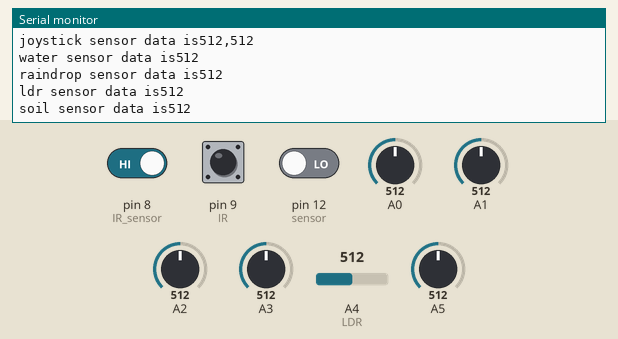
Recording of a sketch running on a simulated Arduino Uno, built with avr-gcc and run on an emulated ATmega328P. On the bench: the last lines printed to the serial monitor. The inputs (shaded band) are chosen by the test bench; at power-on: A4 (LDR) = 512, pin 8 (IR_sensor) HIGH, pin 9 (IR) HIGH, pin 12 (sensor) LOW, A0 = 512, A1 = 512, A2 = 512, A3 = 512, A5 = 512.

Above: at 8.3 s.
8.4 s: A4 (LDR) set to 107
At 10.1 s:
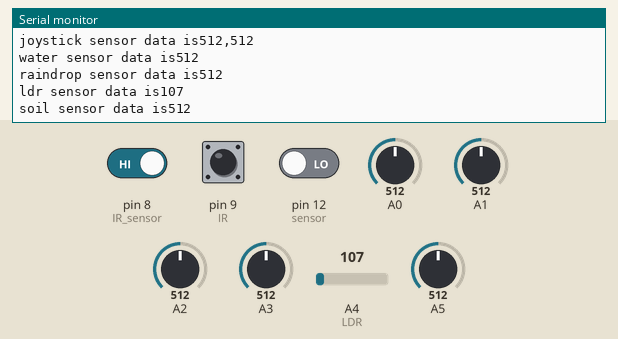
12.8 s: A4 (LDR) set to 91
At 14.8 s:
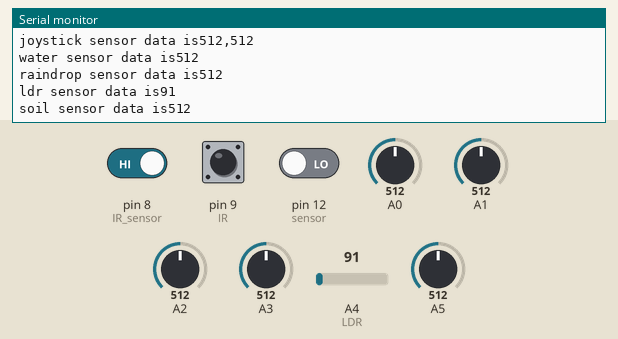
Timing chart, 0 to 15.4 s (numbered marks = the images above; inputs shaded):
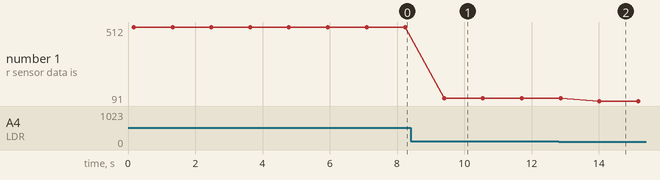

Measured:
- after the input at 8.4 s, the serial monitor: prints a new line after 1.0 s (image 1)
- after the input at 12.8 s, the serial monitor: prints a new line after 1.2 s (image 2)
- plotted number 1: 512 → 107 after the input at 8.4 s, 107 → 91 after the input at 12.8 s

The sketch:

hash_2_2.ino
```cpp
void setup() {
  // put your setup code here, to run once:
Serial.begin(9600);
  pinMode(8,INPUT);  //IR sensor
  pinMode(9,INPUT);
  pinMode(12,INPUT); //]touch sensor
}

void loop() {
  // put your main code here, to run repeatedly:
  int ir = digitalRead(8);//IR
  int ir1 = digitalRead(9);//IR
  int t= digitalRead(12);//touch
  int jx = analogRead(A0);//joyStick
  int jy = analogRead(A1);//joyStick
  int w = analogRead(A3);//water
  int r = analogRead(A2);//rain drop
  int ldr = analogRead(A4);//LDR sensor
  int soil = analogRead(A5);//Soil
  Serial.println("First IR sensor data is " + String(ir));
  Serial.println("Second IR sensor data is " + String(ir1));
  Serial.println("touch sensor data is" + String(t));
  Serial.println("joystick sensor data is" + String(jx)+","+String(jy));
  Serial.println("water sensor data is" + String(w));
  Serial.println("raindrop sensor data is" + String(r));
   Serial.println("ldr sensor data is" + String(ldr));
    Serial.println("soil sensor data is" + String(soil));
    Serial.println();
delay(1000);
}
```
